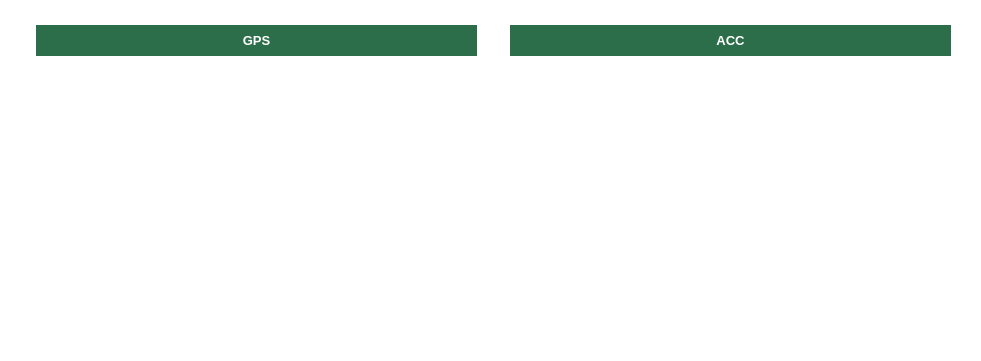
     <widget class="QFrame" name="frame_28">
      <property name="geometry">
       <rect>
        <x>880</x>
        <y>620</y>
        <width>981</width>
        <height>361</height>
       </rect>
      </property>
      <property name="styleSheet">
       <string notr="true">background-color: transparent;</string>
      </property>
      <property name="frameShape">
       <enum>QFrame::StyledPanel</enum>
      </property>
      <property name="frameShadow">
       <enum>QFrame::Raised</enum>
      </property>
      <widget class="QFrame" name="frame_36">
       <property name="geometry">
        <rect>
         <x>510</x>
         <y>25</y>
         <width>441</width>
         <height>31</height>
        </rect>
       </property>
       <property name="baseSize">
        <size>
         <width>0</width>
         <height>0</height>
        </size>
       </property>
       <property name="styleSheet">
        <string notr="true">background-color: rgb(44, 110, 73);</string>
       </property>
       <property name="frameShape">
        <enum>QFrame::StyledPanel</enum>
       </property>
       <property name="frameShadow">
        <enum>QFrame::Raised</enum>
       </property>
       <property name="lineWidth">
        <number>1</number>
       </property>
       <property name="midLineWidth">
        <number>0</number>
       </property>
       <widget class="QLabel" name="label_26">
        <property name="geometry">
         <rect>
          <x>0</x>
          <y>-5</y>
          <width>441</width>
          <height>41</height>
         </rect>
        </property>
        <property name="styleSheet">
         <string notr="true">color: rgb(255, 255, 255);</string>
        </property>
        <property name="text">
         <string>&lt;html&gt;&lt;head/&gt;&lt;body&gt;&lt;p align=&quot;center&quot;&gt;&lt;span style=&quot; font-size:10pt; font-weight:700;&quot;&gt;ACC&lt;/span&gt;&lt;/p&gt;&lt;/body&gt;&lt;/html&gt;</string>
        </property>
       </widget>
      </widget>
      <widget class="QWidget" name="Gyro" native="true">
       <property name="geometry">
        <rect>
         <x>520</x>
         <y>80</y>
         <width>421</width>
         <height>251</height>
        </rect>
       </property>
      </widget>
      <widget class="QFrame" name="frame_42">
       <property name="geometry">
        <rect>
         <x>36</x>
         <y>25</y>
         <width>441</width>
         <height>31</height>
        </rect>
       </property>
       <property name="baseSize">
        <size>
         <width>0</width>
         <height>0</height>
        </size>
       </property>
       <property name="styleSheet">
        <string notr="true">background-color: rgb(44, 110, 73);</string>
       </property>
       <property name="frameShape">
        <enum>QFrame::StyledPanel</enum>
       </property>
       <property name="frameShadow">
        <enum>QFrame::Raised</enum>
       </property>
       <property name="lineWidth">
        <number>1</number>
       </property>
       <property name="midLineWidth">
        <number>0</number>
       </property>
       <widget class="QLabel" name="label_39">
        <property name="geometry">
         <rect>
          <x>0</x>
          <y>-5</y>
          <width>441</width>
          <height>41</height>
         </rect>
        </property>
        <property name="styleSheet">
         <string notr="true">color: rgb(255, 255, 255);</string>
        </property>
        <property name="text">
         <string>&lt;html&gt;&lt;head/&gt;&lt;body&gt;&lt;p align=&quot;center&quot;&gt;&lt;span style=&quot; font-size:10pt; font-weight:700;&quot;&gt;GPS&lt;/span&gt;&lt;/p&gt;&lt;/body&gt;&lt;/html&gt;</string>
        </property>
       </widget>
      </widget>
      <widget class="QWidget" name="GPS" native="true">
       <property name="geometry">
        <rect>
         <x>40</x>
         <y>80</y>
         <width>441</width>
         <height>251</height>
        </rect>
       </property>
      </widget>
     </widget>
